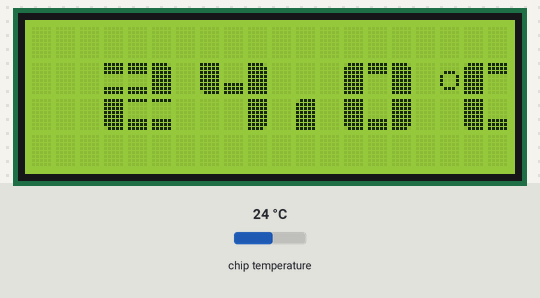
Bench run of a program on a simulated Raspberry Pi Pico running CircuitPython. Shown: 20×4 character LCD. The inputs (shaded band) are chosen by the test bench; at power-on: chip temperature 24 °C.

Above: at 1.2 s.
1.3 s: chip temperature set to 11 °C
At 6.1 s:
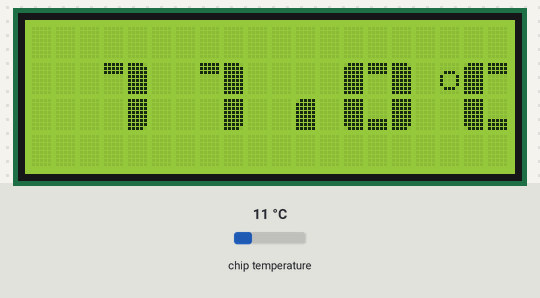
7.3 s: chip temperature set to 22 °C
At 10.9 s:
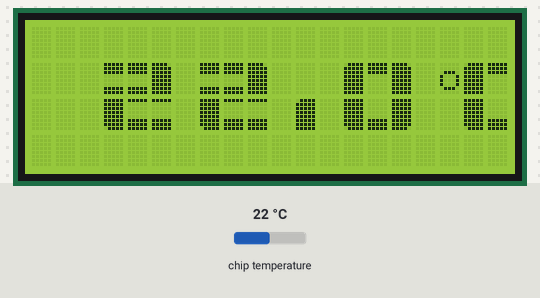
13.3 s: chip temperature set to 34 °C
At 15.6 s:
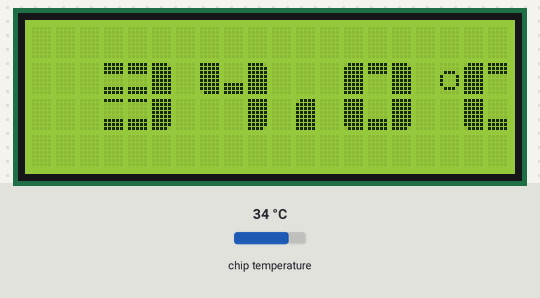
19.3 s: chip temperature set to 44 °C
At 21.4 s:
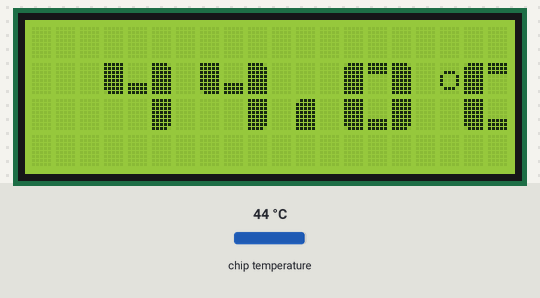
25.3 s: chip temperature set to 1 °C
At 31.7 s:
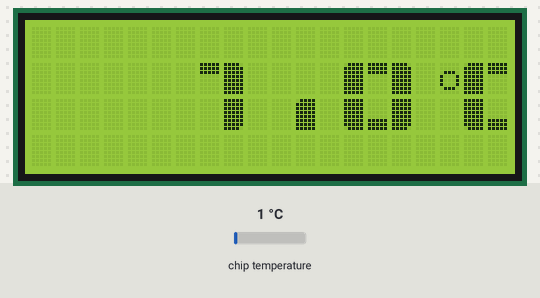
Timing chart, 0 to 32.8 s (numbered marks = the images above; inputs shaded):
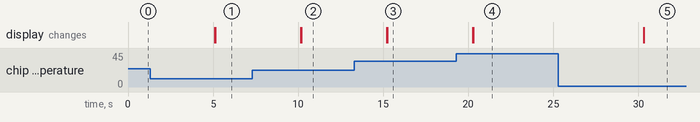

The program:

code.py
```python
# This script supports the Raspberry Pi Pico board
# Raspberry Pi Pico: http://educ8s.tv/part/RaspberryPiPico
# 20x4 I2C DISPLAY: http://educ8s.tv/part/20x4LCD

import board, busio, microcontroller
from lcd.lcd import LCD #Get this module here: https://github.com/dhalbert/CircuitPython_LCD
from lcd.i2c_pcf8574_interface import I2CPCF8574Interface #Get this module here: https://github.com/dhalbert/CircuitPython_LCD
from time import sleep

sda, scl = board.GP0, board.GP1
i2c = busio.I2C(scl, sda)
lcd = LCD(I2CPCF8574Interface(i2c, 0x27), num_rows=4, num_cols=20)


# Create you own custom characters here: http://educ8s.tv/tools/lcd-character-creator/

LT = (0b01111, 0b11111, 0b11111, 0b11111, 0b11111, 0b11111, 0b11111, 0b11111)
UB = (0b11111, 0b11111, 0b11111, 0b00000, 0b00000, 0b00000, 0b00000, 0b00000)
RT = (0b11110, 0b11111, 0b11111, 0b11111, 0b11111, 0b11111, 0b11111, 0b11111)
LL = (0b11111, 0b11111, 0b11111, 0b11111, 0b11111, 0b11111, 0b11111, 0b01111)
LB = (0b00000, 0b00000, 0b00000, 0b00000, 0b00000, 0b11111, 0b11111, 0b11111)
LR = (0b11111, 0b11111, 0b11111, 0b11111, 0b11111, 0b11111, 0b11111, 0b11110)
UMB = (0b11111, 0b11111, 0b11111, 0b00000, 0b00000, 0b00000, 0b11111, 0b11111)
LMB = (0b11111, 0b00000, 0b00000, 0b00000, 0b00000, 0b11111, 0b11111, 0b11111)

def c_to_f(celsius):
    fahrenheit = (celsius * 1.8) + 32
    return fahrenheit

def create_custom_characters():
    lcd.create_char(0,LT)
    lcd.create_char(1,UB)
    lcd.create_char(2,RT)
    lcd.create_char(3,LL)
    lcd.create_char(4,LB)
    lcd.create_char(5,LR)
    lcd.create_char(6,UMB)
    lcd.create_char(7,LMB)

def digit_0(position):
    lcd.set_cursor_pos(1, position)
    lcd.write(0)
    lcd.write(1)
    lcd.write(2)
    lcd.set_cursor_pos(2, position)
    lcd.write(3)
    lcd.write(4)
    lcd.write(5)

def digit_1(position):
    lcd.set_cursor_pos(1,position)
    lcd.write(1);
    lcd.write(2)
    lcd.set_cursor_pos(2,position + 1)
    lcd.write(5)

def digit_2(position):
    lcd.set_cursor_pos(1, position)
    lcd.write(6)
    lcd.write(6)
    lcd.write(2)
    lcd.set_cursor_pos(2, position)
    lcd.write(3)
    lcd.write(7)
    lcd.write(7)

def digit_3(position):
    lcd.set_cursor_pos(1,position)
    lcd.write(6)
    lcd.write(6)
    lcd.write(2)
    lcd.set_cursor_pos(2,position)
    lcd.write(7)
    lcd.write(7)
    lcd.write(5)

def digit_4(position):
    lcd.set_cursor_pos(1,position)
    lcd.write(3)
    lcd.write(4)
    lcd.write(2)
    lcd.set_cursor_pos(2, position + 2)
    lcd.write(5)

def digit_5(position):
    lcd.set_cursor_pos(1, position)
    lcd.write(0)
    lcd.write(6)
    lcd.write(6)
    lcd.set_cursor_pos(2, position)
    lcd.write(7)
    lcd.write(7)
    lcd.write(5)

def digit_6(position):
    lcd.set_cursor_pos(1, position)
    lcd.write(0)
    lcd.write(6)
    lcd.write(6)
    lcd.set_cursor_pos(2, position)
    lcd.write(3)
    lcd.write(7)
    lcd.write(5)

def digit_7(position):
    lcd.set_cursor_pos(1, position)
    lcd.write(1)
    lcd.write(1)
    lcd.write(2)
    lcd.set_cursor_pos(2, position + 1)
    lcd.write(0)

def digit_8(position):
    lcd.set_cursor_pos(1, position)
    lcd.write(0)
    lcd.write(6)
    lcd.write(2)
    lcd.set_cursor_pos(2, position)
    lcd.write(3)
    lcd.write(7)
    lcd.write(5)

def digit_9(position):
    lcd.set_cursor_pos(1, position)
    lcd.write(0)
    lcd.write(6)
    lcd.write(2)
    lcd.set_cursor_pos(2, position + 2)
    lcd.write(5)

def digit_dot(position):
    lcd.set_cursor_pos(2, position)
    lcd.write(0)

def digit_f(position):
    lcd.set_cursor_pos(1, position)
    lcd.write(0)
    lcd.write(1)
    lcd.set_cursor_pos(2, position)
    lcd.write(3)
    lcd.write(1)

def digit_c(position):
    lcd.set_cursor_pos(1, position)
    lcd.write(0)
    lcd.write(1)
    lcd.set_cursor_pos(2, position)
    lcd.write(3)
    lcd.write(4)

def print_digit(digit, position):
    if digit == "0":
        digit_0(position)
    if digit == "1":
        digit_1(position)
    if digit == "2":
        digit_2(position)
    if digit == "3":
        digit_3(position)
    if digit == "4":
        digit_4(position)
    if digit == "5":
        digit_5(position)
    if digit == "6":
        digit_6(position)
    if digit == "7":
        digit_7(position)
    if digit == "8":
        digit_8(position)
    if digit == "9":
        digit_9(position)

def print_temperature(temperature):
    if len(temperature) == 3:
        print_digit(temperature[2],13)
        digit_dot(11)
        print_digit(temperature[0],7)

    if len(temperature) == 4:
        print_digit(temperature[3],13)
        digit_dot(11)
        print_digit(temperature[1],7)
        print_digit(temperature[0],3)

    if len(temperature) == 5:
        print_digit(temperature[4],13)
        digit_dot(11)
        print_digit(temperature[2],7)
        print_digit(temperature[1],3)
        print_digit(temperature[0],0)

metric = True  #Change to False for degrees Fahrenheit

create_custom_characters()

previous_temperature = ""
temperature = ""

while True:
    previous_temperature = temperature

    if metric:
        temperature = str(round(microcontroller.cpu.temperature,1))
    else:
        temperature = str(round(c_to_f(microcontroller.cpu.temperature),1))

    if temperature != previous_temperature:
        lcd.clear()
        print_temperature(temperature)
        lcd.set_cursor_pos(1,17)
        lcd.print("o")
        if metric:
            digit_c(18)
        else:
            digit_f(18)

    sleep(5)
```

Measured:
- after the input at 1.3 s, the display: first changes after 3.8 s (image 1 shows a later state)
- after the input at 7.3 s, the display: first changes after 2.9 s (image 2 shows a later state)
- after the input at 13.3 s, the display: first changes after 1.9 s (image 3 shows a later state)
- after the input at 19.3 s, the display: first changes after 0.98 s (image 4 shows a later state)
- after the input at 25.3 s, the display: changes after 5.0 s (image 5)
